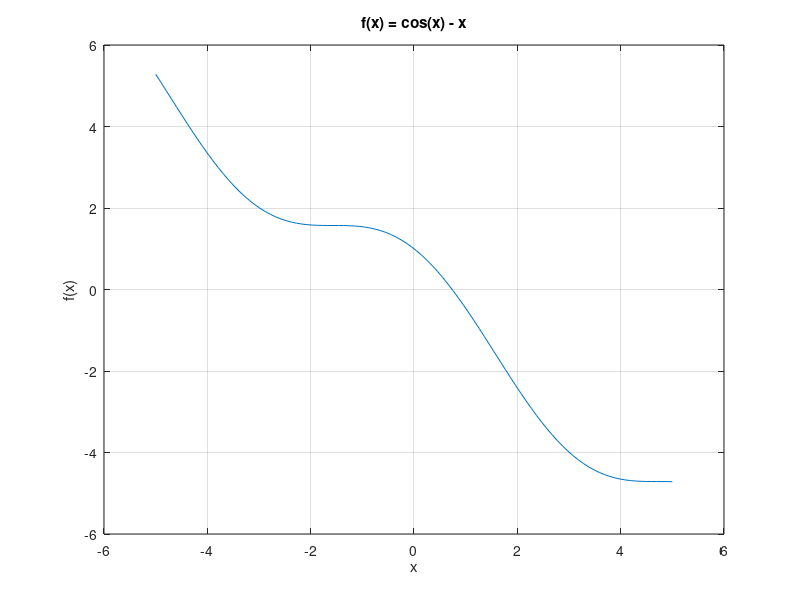

This chart was generated by the following MATLAB code: (Note: this script raises an error after producing the figure.)
% Modeling and Simulation of Aerospace Systems (2021/2022)
% Assignment # 1
% Author: David Reina

%% Ex 1
clearvars; close all; clc;
format long;

% Data
f = @(x) cos(x) - x;            % Given function
a = 0; b = pi;                  % a, b parameters guessed
check = f(a)*f(b);              % Check if f(a)*f(b)<0

fprintf("f(a)*f(b) = %.4f \n",check)

% Function plot
figure()                        
xx = linspace(-5,5,1e2);
plot(xx,f(xx));
title("f(x) = cos(x) - x");
xlabel("x"); ylabel("f(x)");  
grid on

% Initialization
N = 1e5;            % Number of repetitions to obtain an average computational time value
t = zeros(N,3);     % Average computational time vector             
tol = 1e-8;         % Tolerance set (8-digit accuracy)

for i = 1:N
    % Bisection Method
    tic
    [x_BM,f_eval_BM,iter_BM] = BisecMethod(f,a,b,tol);
    t(i,1) = toc;

    % Secant Method
    tic
    [x_SM,f_eval_SM,iter_SM] = SecantMethod(f,a,b,tol);
    t(i,2) = toc;

    % Regula Falsi Method
    tic
    [x_RFM,f_eval_RFM,iter_RFM] = RegFalMethod(f,a,b,tol);
    t(i,3) = toc;
end

t_BM =  mean(t(:,1)); % Average computational time (bisection)
t_SM =  mean(t(:,2)); % Average computational time (secant)
t_RFM = mean(t(:,3)); % Average computational time (regula falsi)

RESULTS = {'Method:', 'Computational time:', 'Function evaluations:','Iterations:','Results:'; ...
           'Bisection Method',      t_BM, f_eval_BM, iter_BM, x_BM(end); ...
           'Secant Method',         t_SM, f_eval_SM, iter_SM, x_SM(end); ...
           'Regula Falsi Method',   t_RFM,f_eval_RFM,iter_RFM,x_RFM(end)};
disp(RESULTS);
format short
%% Ex 2
clearvars; close all; clc;
format long

% Data
f = @(xx) [xx(1)^2 - xx(1) - xx(2); ...     % given function
          (xx(1)^2)/16 + xx(2)^2 - 1];

% inverse of Jacobian (analytic)
invJ_an = @(xx,x0) inv([2*xx(1) - 1, -1; 1/8 * xx(1), 2*xx(2)]);

% size of perturbation
epsilon = @(x0) max(sqrt(eps), sqrt(eps)*abs(x0));

% inverse of Jacobian (forward differences)
invJ_fd = @(xx,x0) inv([(f(xx+[epsilon(x0(1)); 0])-f(xx))/epsilon(x0(1)), ...
                     (f(xx+[0; epsilon(x0(2))])-f(xx))/epsilon(x0(2))]);

% inverse of Jacobian (central differences)
invJ_cd = @(xx,x0) inv([(f(xx+[epsilon(x0(1)); 0])-f(xx-[epsilon(x0(1)); 0]))/2/epsilon(x0(1)), ...
                     (f(xx+[0; epsilon(x0(2))])-f(xx-[0; epsilon(x0(2))]))/2/epsilon(x0(2))]);

% Initialization
N = 1e4;                    % Number of repetitions to obtain an average computational time value 
iter = 5;                   % number of iterations      
err_an = zeros(2,iter,2);   % vector of absolute error of analytic solution
err_fd = err_an;            % vector of absolute error of FD solution
err_cd = err_an;            % vector of absolute error of CD solution
X0 = [[-5;5],[5;5]];        % initial guesses

for j = 1:2
    x0 = X0(:,j);
    for i = 1:N
        % Analytical jacobian
        tic
        [~,F_an] = Newton(f,invJ_an,x0,iter);
        t(i,1) = toc;

        % Central differences jacobian
        tic 
        [~,F_cd] = Newton(f,invJ_cd,x0,iter);
        t(i,2) = toc;
    
        % Forward differences jacobian
        tic
        [~,F_fd] = Newton(f,invJ_fd,x0,iter);
        t(i,3) = toc;
    end

    t_an = mean(t(:,1));    % Average computational time (analytic)
    t_cd = mean(t(:,2));    % Average computational time (CD)
    t_fd = mean(t(:,3));    % Average computational time (FD)

    err_an(:,:,j) = abs(F_an); err_fd(:,:,j) = abs(F_fd); err_cd(:,:,j) = abs(F_cd);

    RESULTS = {'Method:','Error1:','Error2:','Computational time:'; ...
        'Analytical',         err_an(1,end,j),err_an(2,end,j),t_an; ...
        'Forward Differences',err_fd(1,end,j),err_fd(2,end,j),t_fd; ...
        'Central Differences',err_cd(1,end,j),err_cd(2,end,j),t_cd};
    disp(RESULTS);
end

% Find the minimum error between the three methods for each zero
[~,kA_1] = min([max(err_fd(1,end,:)),max(err_cd(1,end,:))]);
[~,kA_2] = min([max(err_fd(2,end,:)),max(err_cd(2,end,:))]);


% Plots
figure()
subplot(2,2,1)
semilogy(1:iter,err_an(1,:,1),'-o', 1:iter,err_fd(1,:,1),'-o', 1:iter,err_cd(1,:,1),'-o')
title('x_{1,A}'); xlabel('n_{iter}'); ylabel('error');
grid on
legend('Analytical solution','Forward differences','Central differences',Location='southwest')
subplot(2,2,2)
semilogy(1:iter,err_an(2,:,1),'-o', 1:iter,err_fd(2,:,1),'-o', 1:iter,err_cd(2,:,1),'-o')
title('x_{2,A}'); xlabel('n_{iter}'); ylabel('error'); 
grid on
legend('Analytical solution','Forward differences','Central differences',Location='southwest')
subplot(2,2,3)
semilogy(1:iter,err_an(1,:,2),'-o', 1:iter,err_fd(1,:,2),'-o', 1:iter,err_cd(1,:,2),'-o')
title('x_{1,B}'); xlabel('n_{iter}'); ylabel('error');
grid on
legend('Analytical solution','Forward differences','Central differences',Location='southwest')
subplot(2,2,4)
semilogy(1:iter,err_an(2,:,2),'-o', 1:iter,err_fd(2,:,2),'-o', 1:iter,err_cd(2,:,2),'-o')
title('x_{2,B}'); xlabel('n_{iter}'); ylabel('error');
grid on
legend('Analytical solution','Forward differences','Central differences',Location='southwest')
format short
%% Ex 3
clearvars; close all; clc;

% Data
odefun = @(t,x) x - t^2 + 1;                    % given function 
x_an = @(tt) tt.^2 + 2*tt + 1 - 0.5*exp(tt);    % analytic solution
x0 = 0.5;                                       % initial value        
H = [0.5, 0.2, 0.05, 0.01];                     % step size vector
tspan = [0,2];  

% initialization
N = 1e5;            % Number of repetitions to obtain an average time value
t_RK2 = {tspan(1):H(1):tspan(end),tspan(1):H(2):tspan(end),tspan(1):H(3):tspan(end),tspan(1):H(4):tspan(end)}; 
t_RK4 = t_RK2; x_RK2 = t_RK2; x_RK4 = t_RK2;
err_RK2 = t_RK2; err_RK4 = t_RK2;
t_cpu = zeros(2,4); error = t_cpu;

for i = 1:4
    for j = 1:N
        tic
        [t_RK2{i},x_RK2{i}] = RK2(odefun,tspan,x0,H(i));
        t(j,1) = toc;
        err_RK2{i} = abs(x_an(t_RK2{i})-x_RK2{i});
        tic
        [t_RK4{i},x_RK4{i}] = RK4(odefun,tspan,x0,H(i));
        t(j,2) = toc;
        err_RK4{i} = abs(x_an(t_RK4{i})-x_RK4{i});
    end

    t_cpu(1,i) = mean(t(:,1));       % RK2 average computational time for the i-th h value
    error(1,i) = err_RK2{i}(end);    % RK2 error for the i-th h value
    t_cpu(2,i) = mean(t(:,2));       % RK4 average computational time for the i-th h value
    error(2,i) = err_RK4{i}(end);    % RK4 error for the i-th h value
    
end

% Plots
figure()
subplot(2,1,1)
plot(linspace(0,2,100),x_an(linspace(0,2,100)),'--b','LineWidth',2)
hold on
plot(t_RK2{1},x_RK2{1}, t_RK2{2},x_RK2{2}, t_RK2{3},x_RK2{3}, t_RK2{4},x_RK2{4})
grid on
legend("Analytic","RK2_{h_1}","RK2_{h_2}","RK2_{h_3}","RK2_{h_4}")
title('Analytical and RK2 solutions'); xlabel('t [s]'); ylabel('x(t)');
subplot(2,1,2)
plot(linspace(0,2,1e3),x_an(linspace(0,2,1e3)),'--b','LineWidth',2)
hold on
plot(t_RK4{1},x_RK4{1}, t_RK4{2},x_RK4{2}, t_RK4{3},x_RK4{3}, t_RK4{4},x_RK4{4})
grid on
legend("Analytic","RK4_{h_1}","RK4_{h_2}","RK4_{h_3}","RK4_{h_4}")
title('Analytical and RK4 solutions'); xlabel('t [s]'); ylabel('x(t)');

figure()
plot(t_RK2{1},err_RK2{1},'--');
hold on;
plot(t_RK2{2},err_RK2{2},'--');
hold on;
plot(t_RK2{3},err_RK2{3},'--');
hold on;
plot(t_RK2{4},err_RK2{4},'--');
hold on;
grid on;
plot(t_RK4{1},err_RK4{1}, t_RK4{2},err_RK4{2}, t_RK4{3},err_RK4{3}, t_RK4{4},err_RK4{4})
legend("RK2_{h_1}","RK2_{h_2}","RK2_{h_3}","RK2_{h_4}","RK4_{h_1}","RK4_{h_2}","RK4_{h_3}","RK4_{h_4}");
title('RK absolute error'); xlabel('t [s]'); ylabel('|x_{analytic}(t) - x_{numeric}|');
ylim([0,1e-2])

figure()
loglog(t_cpu(1,:),error(1,:),'-ro');
hold on
loglog(t_cpu(2,:),error(2,:),'-bo');
grid on;
title("CPU time vs integration error");
xlabel("t_{CPU} [s]"); ylabel("\epsilon");
legend("RK2","RK4");

%% Ex 4
clearvars; close all; clc;

% Data
A = @(aa) [0 1; -1 2*cos(aa)];  % given function

% Forward operator (RK2)
F_RK2 = @(hh,aa) eye(2) + hh*(A(aa)+0.5*hh*A(aa)^2);

% Forward operator (RK4)
F_RK4 = @(hh,aa) eye(2) + hh/6 * (6*A(aa) + 3*hh*A(aa)^2 + hh^2*A(aa)^3 + hh^3/4*A(aa)^4);

options = optimset('Display','none');

% initialization
alpha = 0:pi/200:pi;
h_RK2 = zeros(length(alpha),1);
h_RK4 = h_RK2;
lambda_A = [h_RK2,h_RK2];

x0 = 2.5;  % initial guess

% Find h for alpha = [0,pi]
for i = 1:length(alpha)
    h_RK2(i) = abs(fzero(@(hh) (max(abs(eig(F_RK2(hh,alpha(i))))) - 1),x0,options));
    h_RK4(i) = abs(fzero(@(hh) (max(abs(eig(F_RK4(hh,alpha(i))))) - 1),x0,options));
    lambda_A(i,:) = eig(A(alpha(i)))';
end

% Find h for alpha = pi
disp(h_RK2(end)); disp(h_RK4(end));

% Ex. 3 data
H = [0.5, 0.2, 0.05, 0.01];
lambda_3 = 1;

% Plots
figure()
plot(real(h_RK2.*lambda_A),imag(h_RK2.*lambda_A),'b-')
xlabel("Re \{h\lambda\}"); ylabel("Im \{h\lambda\}");
title("RK2 stability domain")
grid on
axis equal

figure()
plot(real(h_RK4.*lambda_A),imag(h_RK4.*lambda_A),'r-')
hold on
plot(real(lambda_3.*H(1)),imag(lambda_3.*H(1)),'pb')
hold on
plot(real(lambda_3.*H(2)),imag(lambda_3.*H(2)),'pm')
hold on
plot(real(lambda_3.*H(3)),imag(lambda_3.*H(3)),'pg')
hold on
plot(real(lambda_3.*H(4)),imag(lambda_3.*H(4)),'pk')
legend('','','\lambda_{h = 0.5}','\lambda_{h = 0.2}','\lambda_{h = 0.05}','\lambda_{h = 0.01}')
xlabel("Re \{h\lambda\}"); ylabel("Im \{h\lambda\}");
title("RK4 stability domain")
grid on
axis equal

save("h_RK4","h_RK4"); % save h_RK4 for exercise 7
%% Ex 5
clearvars; close all; clc;

% Data
A = @(aa) [0 1; -1 2*cos(aa)];      % given function
alpha = 0:pi/50:pi;                 % alpha vector
x0 = [1,1]';                        % initial guess
tol = [1e-3, 1e-4, 1e-5, 1e-6];     % chosen tolerances

x_an = @(t,aa) expm(A(aa)*t)*x0;    % analytic solution

% Forward operator (RK1)
F_RK1 = @(hh,aa) eye(2)+hh*A(aa);

% Forward operator (RK2)
F_RK2 = @(hh,aa) eye(2) + hh*(A(aa)+0.5*hh*A(aa)^2);

% Forward operator (RK4)
F_RK4 = @(hh,aa) eye(2) + hh/6 * (6*A(aa) + 3*hh*A(aa)^2 + hh^2*A(aa)^3 + hh^3/4*A(aa)^4);

% initialization
lambda_A = zeros(length(alpha),2);
x_an_end = zeros(2,length(alpha));
h = zeros(length(alpha),4);
h_RK1 = h; h_RK2 = h; h_RK4 = h; 
x_RK1_end = zeros(2,length(alpha)); x_RK2_end = x_RK1_end; x_RK4_end = x_RK1_end;
f_eval_RK1 = zeros(1,4); f_eval_RK2 = f_eval_RK1; f_eval_RK4 = f_eval_RK1; 

options = optimset('Display','none');

for j = 1:4
    for i = 1:length(alpha)
        x_an_end(:,i) = x_an(1,alpha(i))';
        lambda_A(i,:) = eig(A(alpha(i)))';
        h_RK1(i,j) = fzero(@(hh) norm(x_an_end(:,i)-(F_RK1(hh,alpha(i)))^(1/hh)*x0,"inf") - tol(j),5*tol(j),options);
        h_RK2(i,j) = fzero(@(hh) norm(x_an_end(:,i)-(F_RK2(hh,alpha(i)))^(1/hh)*x0,"inf") - tol(j),0.015,options);
        h_RK4(i,j) = fzero(@(hh) norm(x_an_end(:,i)-(F_RK4(hh,alpha(i)))^(1/hh)*x0,"inf") - tol(j),0.5,options);
    end
end

h_RK1 = 1./round(1./h_RK1);
h_RK2 = 1./round(1./h_RK2);
h_RK4 = 1./round(1./h_RK4);

% func evaluation vs tol (alpha = pi)
h_RK1_pi = h_RK1(end,:);    % RK1 h for alpha = pi
h_RK2_pi = h_RK2(end,:);    % RK2 h for alpha = pi
h_RK4_pi = h_RK4(end,:);    % RK4 h for alpha = pi

for j = 1:4
    f_eval_RK1(j) = 1/h_RK1_pi(j);  % RK1 function evaluations  
    f_eval_RK2(j) = 2/h_RK2_pi(j);  % RK2 function evaluations
    f_eval_RK4(j) = 4/h_RK4_pi(j);  % RK4 function evaluations
end

% Plots
figure()
plot(real(h_RK1(:,1).*lambda_A),imag(h_RK1(:,1).*lambda_A),'m',"LineWidth",1)
hold on
plot(real(h_RK1(:,2).*lambda_A),imag(h_RK1(:,2).*lambda_A),'r',"LineWidth",1)
hold on
plot(real(h_RK1(:,3).*lambda_A),imag(h_RK1(:,3).*lambda_A),'g',"LineWidth",1)
hold on
plot(real(h_RK1(:,4).*lambda_A),imag(h_RK1(:,4).*lambda_A),'b',"LineWidth",2)
hold on
title("RK1"); xlabel("Re \{h\lambda\}"); ylabel("Im \{h\lambda\}");
legend('tol = 1e-3','','tol = 1e-4','','tol = 1e-5','','tol = 1e-6','')
grid on
axis equal

figure()
plot(real(h_RK2(:,1).*lambda_A),imag(h_RK2(:,1).*lambda_A),'m',"LineWidth",1)
hold on
plot(real(h_RK2(:,2).*lambda_A),imag(h_RK2(:,2).*lambda_A),'r',"LineWidth",1)
hold on
plot(real(h_RK2(:,3).*lambda_A),imag(h_RK2(:,3).*lambda_A),'g',"LineWidth",1)
hold on
plot(real(h_RK2(:,4).*lambda_A),imag(h_RK2(:,4).*lambda_A),'b',"LineWidth",1)
hold on
title("RK2"); xlabel("Re \{h\lambda\}"); ylabel("Im \{h\lambda\}");
legend('tol = 1e-3','','tol = 1e-4','','tol = 1e-5','','tol = 1e-6','')
grid on
axis equal

figure()
plot(real(h_RK4(:,1).*lambda_A),imag(h_RK4(:,1).*lambda_A),'m',"LineWidth",1)
hold on
plot(real(h_RK4(:,2).*lambda_A),imag(h_RK4(:,2).*lambda_A),'r',"LineWidth",1)
hold on
plot(real(h_RK4(:,3).*lambda_A),imag(h_RK4(:,3).*lambda_A),'g',"LineWidth",1)
hold on
plot(real(h_RK4(:,4).*lambda_A),imag(h_RK4(:,4).*lambda_A),'b',"LineWidth",1)
hold on
title("RK4"); xlabel("Re \{h\lambda\}"); ylabel("Im \{h\lambda\}");
legend('tol = 1e-3','','tol = 1e-4','','tol = 1e-5','','tol = 1e-6','')
grid on
axis equal

figure()
loglog(tol,f_eval_RK1(end,:),'-bo',"LineWidth",1);
hold on
loglog(tol,f_eval_RK2(end,:),'-ro',"LineWidth",1);
hold on
loglog(tol,f_eval_RK4(end,:),'-go',"LineWidth",1);
grid on
xlabel("Tolerance"); ylabel("Function evaluations")
legend('RK1','RK2','RK4')

%% Ex 6
clearvars; close all; clc;

% Data
A = @(aa) [0 1; -1 2*cos(aa)];      % given function
alpha = 0:pi/200:pi;                % alpha vector
theta = [0.1 0.3 0.4 0.7 0.9];      % vector of chosen values of theta

% Forward operator (RK2)
F_RK2 = @(hh,aa) eye(2) + hh*(A(aa)+0.5*hh*A(aa)^2);

% Operator (BI2)
B_BI2th = @(hh,aa,th) (F_RK2(-(1-th)*hh,aa))^(-1)*F_RK2((th*hh),aa);

% Initialization
h_BI2 = zeros(length(alpha),1);
lambda_A = zeros(length(alpha),2);

% h_BI2 computation
x0 = 6;         % initial guess
options = optimset('Display','none');
for j = 1:5
    for i = 1:length(alpha)
        h_BI2(i,j) = abs(fzero(@(hh) (max(abs(eig(B_BI2th(hh,alpha(i),theta(j))))) - 1),x0,options));
        lambda_A(i,:) = eig(A(alpha(i)))';
    end
end

% Plots
figure()
plot(real(h_BI2(:,1).*lambda_A),imag(h_BI2(:,1).*lambda_A),'b')
hold on
plot(real(h_BI2(:,2).*lambda_A),imag(h_BI2(:,2).*lambda_A),'r')
hold on
plot(real(h_BI2(:,3).*lambda_A),imag(h_BI2(:,3).*lambda_A),'g')
hold on
plot(real(h_BI2(:,4).*lambda_A),imag(h_BI2(:,4).*lambda_A),'m')
hold on
plot(real(h_BI2(:,5).*lambda_A),imag(h_BI2(:,5).*lambda_A),'k')
grid on
axis equal
title('Stability region (BI2)'); xlabel("Re \{h\lambda\}"); ylabel("Im \{h\lambda\}");
legend('\theta = 0.1','', '\theta = 0.3','', '\theta = 0.4','', '\theta = 0.7','', '\theta = 0.9','')

save("lambda_A","lambda_A"); save("h_BI2","h_BI2");  % save lambda_A and h_BI2 for exercise 7
%% Ex 7
clearvars; close all; clc;

% Data

B = [-180.5, 219.5; 179.5, -220.5];     % given matrix
lambda = eig(B);                        % B eigenvalues
x0 = [1,1]';                            % initial value
odefun = @(t,x) B*x;                    % given equation
an_fun = @(t) expm(B*t)*x0;             % analytic solution
h = 0.1;                                % step size
tspan = [0,5];                          % time interval
theta = 0.1;                            % given theta

% Initialization
x_an = zeros(length(tspan),2)';

% load previously calculated stability regions (BI2 and RK4)
load('lambda_A'); load('h_BI2'); load('h_RK4');

% numerical integration
[t,x_RK4] = RK4(odefun,tspan,x0,h);
[~,x_BI2] = BI2(B,tspan,x0,h,theta);

% analytic solution
for i = 1:length(t)
    x_an(:,i) = an_fun(t(i));
end

% absolute errors
errorRK4 = abs(x_an - x_RK4); 
errorBI2 = abs(x_an - x_BI2);

% Plots 
figure()
plot(real(h_RK4.*lambda_A),imag(h_RK4.*lambda_A),'r-')
hold on;
plot(real(h_BI2(:,1).*lambda_A),imag(h_BI2(:,1).*lambda_A),'b')
hold on
plot(real(lambda(1).*h),imag(lambda(1).*h),'p')
hold on
plot(real(lambda(2).*h),imag(lambda(2).*h),'p')
grid on; 
xlabel("Re \{h\lambda\}"); ylabel("Im \{h\lambda\}"); ylim([-10 10]);
title("Eigenvalue location");
legend('RK4','','BI2_{0.1}','','\lambda_1','\lambda_2')

figure()
subplot(2,1,1)
title("Numerical and analytical results comparison");
plot(t,x_an(1,:), t,x_RK4(1,:), t,x_BI2(1,:))
xlim([-1 5]); ylim([-2 2]);
xlabel("Time [s]"); ylabel("x(t)"); title("");
grid on;
legend('Analytical', 'RK4' , 'BI2_{0.1}')
subplot(2,1,2)
plot(t,x_an(2,:), t,x_RK4(2,:), t,x_BI2(2,:))
xlim([-1 5]); ylim([-1 3]);
xlabel("Time [s]"); ylabel("x(t)"); 
grid on;
legend('Analytical', 'RK4' , 'BI2_{0.1}')

figure()
subplot(2,1,1)
semilogy(t,errorBI2(1,:) , t,errorRK4(1,:))
grid on;
legend('BI2', 'RK4');
xlabel("Time [s]"); ylabel("Error");
title("x_1 absolute error")
subplot(2,1,2)
semilogy(t,errorBI2(2,:) , t,errorRK4(2,:))
grid on;
legend('BI2', 'RK4'); 
xlabel("Time [s]"); ylabel("Error");
title("x_2 absolute error")

%% Functions

function [x,f_eval,iter] = BisecMethod(fun,a,b,tol)
%
% Function performing the bisection method
%
% INPUTS:
% - fun:    function
% - a,b:    starting interval endpoints 
% - tol:    tolerance
%
% OUTPUTS:
% - x:      results vector
% - f_eval: number of function evaluations
% - iter:   number of iterations
%
funA = fun(a); funB = fun(b);
f_eval = 2; x = [];
iter = 0;
while abs(b-a) > tol && funA*funB < 0
    x0 = (a+b)/2;
    x = [x; x0];
    fun0 = fun(x0);   
    f_eval = f_eval +1;

    if funA*fun0 < 0
        b = x0;
        funB = fun0;
    else
        a = x0;
        funA = fun0;
    end
    iter = iter +1;
end
end

function [x,f_eval,iter] = SecantMethod(fun,a,b,tol)
%
% Function performing the secant method
%
% INPUTS:
% - fun:    function
% - a,b:    initial guesses 
% - tol:    tolerance
%
% OUTPUTS:
% - x:      results vector
% - f_eval: number of function evaluations
% - iter:   number of iterations
%
funA = fun(a); funB = fun(b);
x = [a;b]; f_eval = 2;
iter = 0;
while abs(b-a) > tol
    c = (a*funB - b*funA)/(funB-funA);
    funC = fun(c); f_eval = f_eval +1;
    a = b; funA = funB;
    b = c; funB = funC;
    x = [x;c];
    iter = iter+1;
end

end

function [x,f_eval,iter] = RegFalMethod(fun,a,b,tol)
%
% Function performing the regula falsi method
%
% INPUTS:
% - fun:    function
% - a,b:    initial guesses 
% - tol:    tolerance
%
% OUTPUTS:
% - x:      results vector
% - f_eval: number of function evaluations
% - iter:   number of iterations
%
funA = fun(a); funB = fun(b);
x = [a; b]; f_eval = 2;
iter = 0;
while abs(x(end)-x(end-1)) > tol && funA*funB < 0
    c = (a*funB - b*funA)/(funB-funA);
    funC = fun(c);
    f_eval = f_eval +1;
    
    if funA*funC < 0
        b = c;
        funB = funC;
    else
        a = c;
        funA = funC;
    end
    x = [x;c];
    iter = iter+1;
end
end

function [x,F] = Newton(fun,invJ,x0,iter)
%
% Function performing the Newton method
%
% INPUTS:
% - fun:    function
% - invJ:   inverse of Jacobian
% - x0:     initial guess 
% - iter:   maximum number of iterations
%
% OUTPUTS:
% - x:      vector of results x-coordinate
% - F:      vector of results function value (=error)
%
x = [x0, zeros(2,iter-1)];
F = x; F(:,1) = fun(x0);

for i = 1:iter-1    
    x(:,i+1) = x(:,i) - invJ(x(:,i),x0) * fun(x(:,i));
    F(:,i+1) = fun(x(:, i+1));
end
end

function [t,x,f_eval] = RK1(odefun,tspan,x0,h)
%
% Function performing the RK1 method
%
% INPUTS:
% - odefun:  function
% - tspan:   time interval endpoints
% - x0:      initial value 
% - h:       stepsize
%
% OUTPUTS:
% - t:       time vector
% - x:       result vector
% - f_eval:  number of function evaluations
%
t = tspan(1):h:tspan(end);
x = zeros(length(x0),length(t));
x(:,1) = x0'; 
f_eval = 0;
for i = 1:length(t)-1
    k1 = odefun(t(i),x(:,i));
    x(:,i+1) = x(:,i) + h/2 * k1;
    f_eval = f_eval+1;
end
end

function [t,x,f_eval] = RK2(odefun,tspan,x0,h)
%
% Function performing the RK2 method
% Heun's method:
% alpha = [1; 1];
% beta =  [  1,   0; 
%          1/2, 1/2];
%
% INPUTS:
% - odefun:  function
% - tspan:   time interval endpoints
% - x0:      initial value 
% - h:       stepsize
%
% OUTPUTS:
% - t:       time vector
% - x:       result vector
% - f_eval:  number of function evaluations
%

t = tspan(1):h:tspan(end);
x = zeros(length(x0),length(t));
x(:,1) = x0';
f_eval = 0;
for i = 1:length(t)-1
    k1 = odefun(t(i),x(:,i));
    k2 = odefun(t(i)+h,x(:,i)+h*k1);
    x(:,i+1) = x(:,i) + h/2 * (k1 + k2);
    f_eval = f_eval+2;
end
end

function [t,x,f_eval] = RK4(odefun,tspan,x0,h)
%
% Function performing the RK4 method
% alpha = [0.5; 0.5; 1; 1];
% beta =  [0.5,   0,   0,   0; 
%            0, 0.5,   0,   0; 
%            0,   0,   1,   0; 
%          1/6, 1/3, 1/3, 1/6];
%
% INPUTS:
% - odefun:  function
% - tspan:   time interval endpoints
% - x0:      initial value 
% - h:       stepsize
%
% OUTPUTS:
% - t:       time vector
% - x:       result vector
% - f_eval:  number of function evaluations
%
t = tspan(1):h:tspan(end);
x = zeros(length(x0),length(t));
x(:,1) = x0';
f_eval = 0;
for i = 1:length(t)-1
    k1 = odefun(t(i),x(:,i));
    k2 = odefun(t(i)+h/2,x(:,i)+h/2*k1);
    k3 = odefun(t(i)+h/2,x(:,i)+h/2*k2);
    k4 = odefun(t(i)+h,  x(:,i)+h*k3);
    x(:,i+1) = x(:,i) + h/6 * (k1 + 2*k2 + 2*k3 + k4);
    f_eval = f_eval+4;
end
end

function [t,x] = BI2(A,tspan,x0,h,th)
%
% Function performing the BI2 method
%
% INPUTS:
% - odefun:  function
% - tspan:   time interval endpoints
% - x0:      initial value 
% - h:       stepsize
% - th:      theta
%
% OUTPUTS:
% - t:       time vector
% - x:       result vector
%
t = tspan(1):h:tspan(end);
x = zeros(length(x0),length(t));
x(:,1) = x0';

F_RK2 = @(hh) eye(2) + hh*(A+0.5*hh*A^2);
B_BI2th = @(hh,th) (F_RK2(-(1-th)*hh))^(-1)*F_RK2((th*hh));

for i = 1:length(t)-1
    x(:,i+1) = B_BI2th(h,th)*x(:,i);
end
end